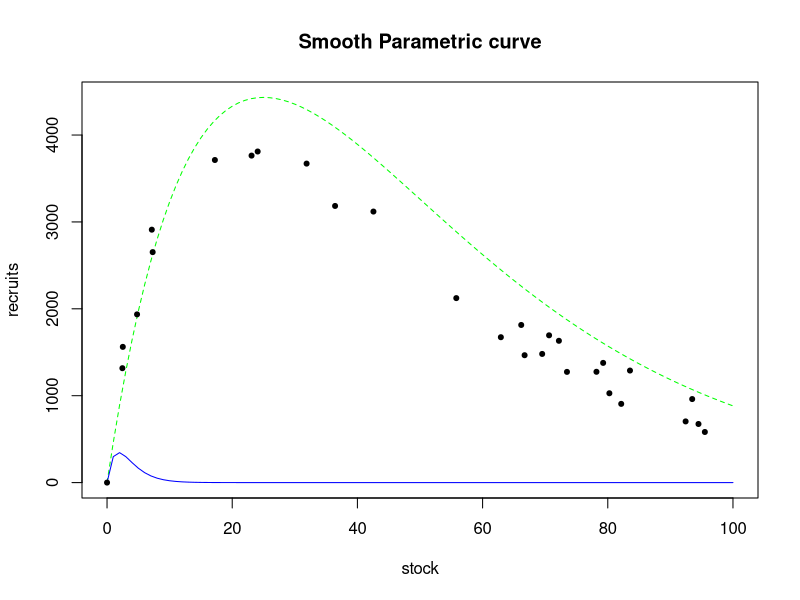

Recreate this plot in R.
### ADDING SMOOTH PARAMETRIC CURVES TO A PLOT ###

xv <- 0:100

# Next, we calculate the vector which contains the values cof yA and yB at each of these values

yA <- 482 * xv * exp(-0.04 *xv)
yB <- 518 * xv * exp(-0.55 * xv)

plot(c(xv, xv), c(yA, yB), xlab = "stock" , ylab = "recruits", type = "n", main = "Smooth Parametric curve")


lines(xv, yA, lty = 2, col = "green") #lty = 2 for dashed lines
lines(xv, yB, lty = 1, col = "blue") #lty = 1 for thick lines

data <- read.table("plotfit.txt" , header = TRUE)
attach(data)

names(data)

points(x, y , pch = 20)
